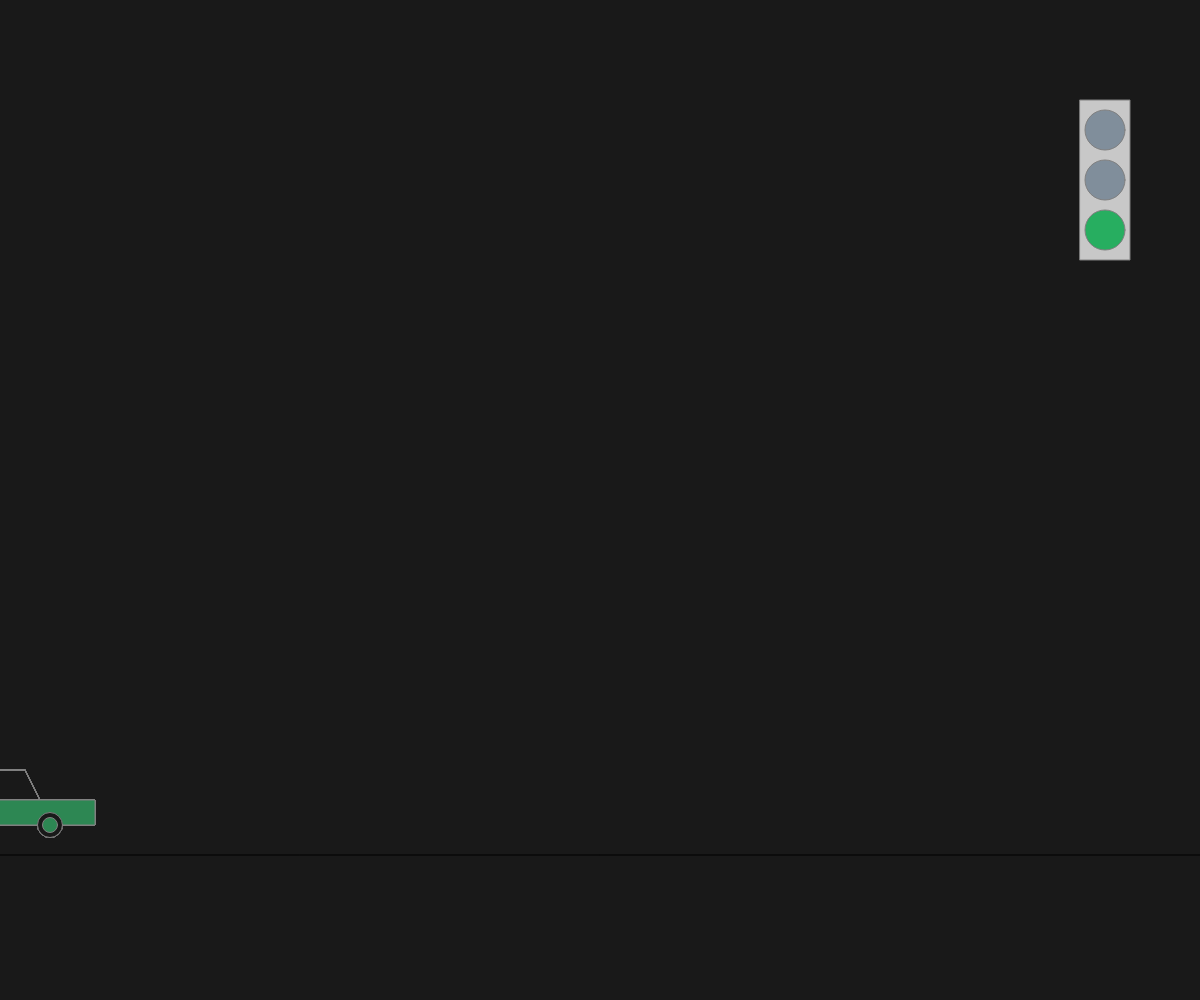
Frame 1 (no input)
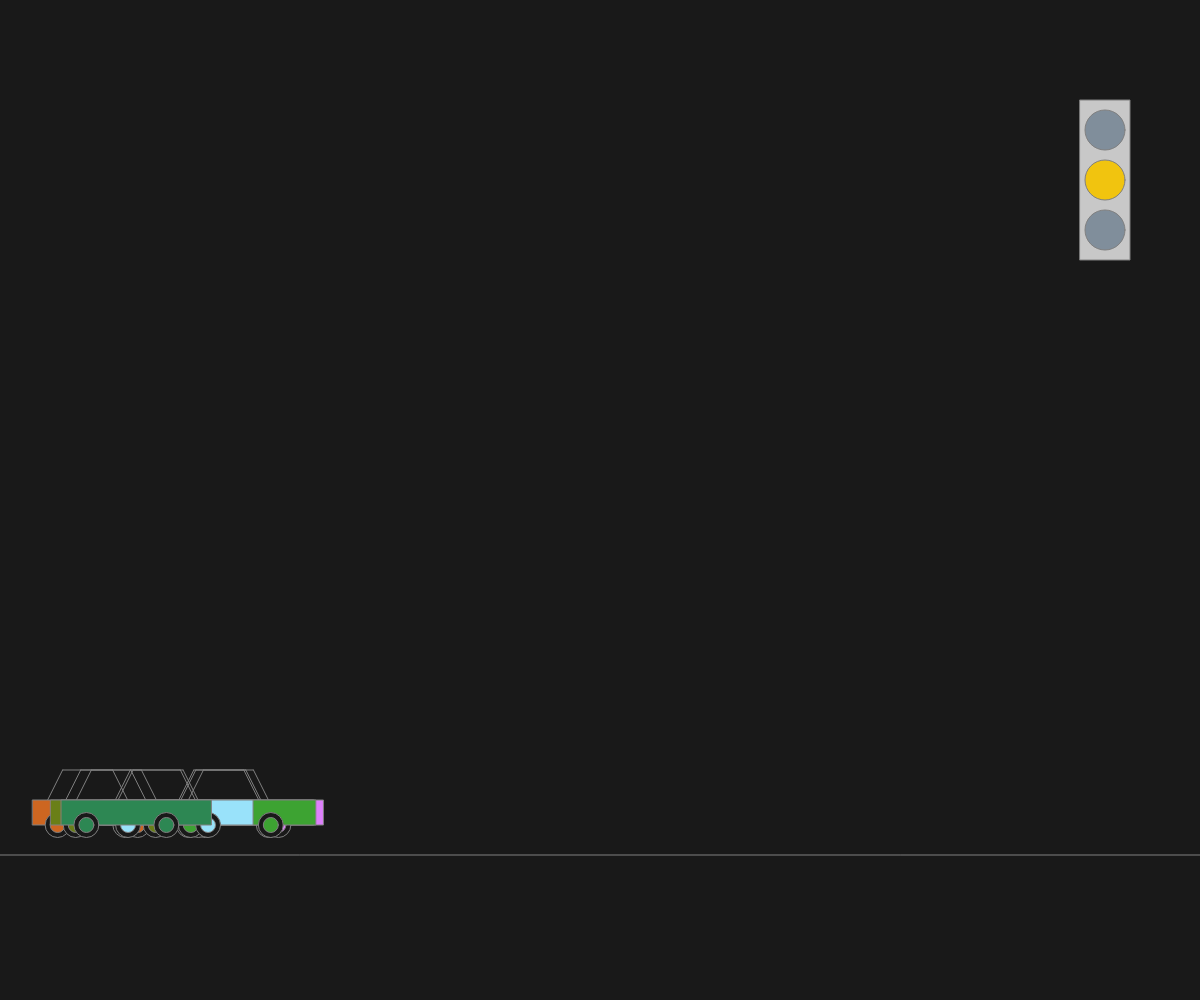
Frame 60 (no input)
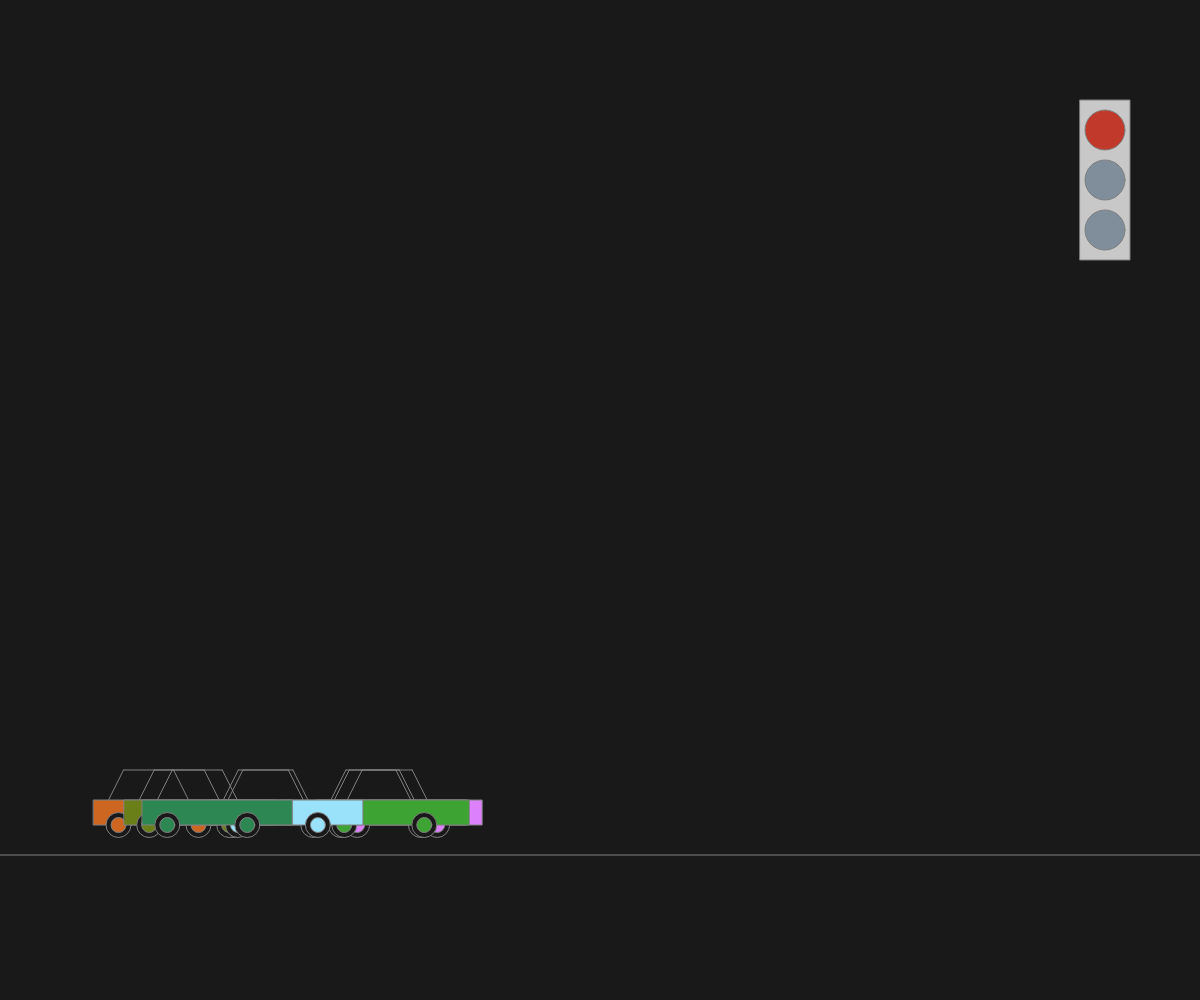
Frame 120 (the mouse pressed at the canvas centre since frame 60)

The p5.js sketch that drew these frames (run headless with seeded random() and noise() and a simulated clock; from frame 60 on, the mouse is pressed at the canvas centre):

// p5.js sketch
// ── sketch.js
let slider;
let cars = [], light;

class TrafficLight {
    constructor() {
        this.x = width * 0.90;
        this.y = height * 0.1;
        this.status = "green";
    }

    show() {
        fill(200);

        
        // Light Rectangle
        rect(this.x, this.y, 50, 160);
        
        if (this.status == "red") fill("#c0392b")
        else fill("#808e9b")        
        ellipse(this.x +25 , this.y + 30, 40, 40);
        
        if (this.status == "yellow") fill("#f1c40f")
        else fill("#808e9b")
        ellipse(this.x + 25, this.y + 80, 40, 40);

        if (this.status == "green") fill("#27ae60");
        else fill("#808e9b");
        ellipse(this.x + 25, this.y + 130, 40, 40);
    }
}

class Car {
    constructor(x, y, v, c) {
        this.x = x;
        this.color = c;
        this.y = y;
        this.wheel_radius = 25;
        this.velocity = v;
        this.hood_length = 25;
        this.front_length = 15;
        this.body_length = 150;
        this.body_width = 25;
        this.back_length = 55;
    }

    setVelocity(v) {
        this.velocity = v
    }

    move() {
        this.x += this.velocity;
    }

    show() {
        stroke("grey");

        // hood
        line(this.x - this.hood_length , height * 0.77, this.x + this.hood_length, height * 0.77 );
        line(this.x - this.hood_length, height * 0.77, this.x - this.hood_length - this.front_length, height * 0.80);
        line(this.x + this.hood_length, height * 0.77, this.x + this.hood_length + this.front_length, height * 0.80);
   
        // Body
        fill(this.color);
        rect(this.x - this.back_length, height * 0.80, this.body_length, this.body_width);

        // Wheels
        fill(25);
        ellipse(this.x - 30, height * 0.80 + this.body_width, this.wheel_radius, this.wheel_radius);
        fill(this.color);
        ellipse(this.x - 30, height * 0.80 + this.body_width, this.wheel_radius - 10, this.wheel_radius - 10);
        fill(25);
        ellipse(this.x + 50, height * 0.80 + this.body_width, this.wheel_radius, this.wheel_radius)
        fill(this.color);
        ellipse(this.x + 50, height * 0.80 + this.body_width, this.wheel_radius - 10, this.wheel_radius - 10)
    }
}

function setup() {
    createCanvas(windowWidth, windowHeight);
    slider = createSlider(0, 5, 2, 0.05);
    for (let i = 0; i < 8   ; i++) {
        //correction
        let car = new Car( 0 , height * 0.8, Math.random() * 3 + 1, color(Math.random() * 255, Math.random() * 255, Math.random() * 255));
        cars.push(car);        
    }
    light = new TrafficLight();

    setInterval(() => {
        if (light.status === "red") light.status = "green";
        else if (light.status === "yellow") light.status = "red";
        else if (light.status === "green") light.status = "yellow";
    }, 1000 * 2)
}

function draw() {
    background(25);

    // Road
    let asdf = 0.855
    line(0, height * asdf, width, height * asdf);
    for (let car of cars) {
        car.show();
       //correction needed
        if (car.x >= 0) {
            if (light.status !== "red" ) car.move();
        }

        if ( car.x - car.hood_length - car.front_length > width )
            car.x = - ( car.body_length - car.hood_length - car.front_length );
        
        if (car.x >= windowWidth) {
            cars.push(car);
        }
    }

    // Traffic light
    light.show();
}
